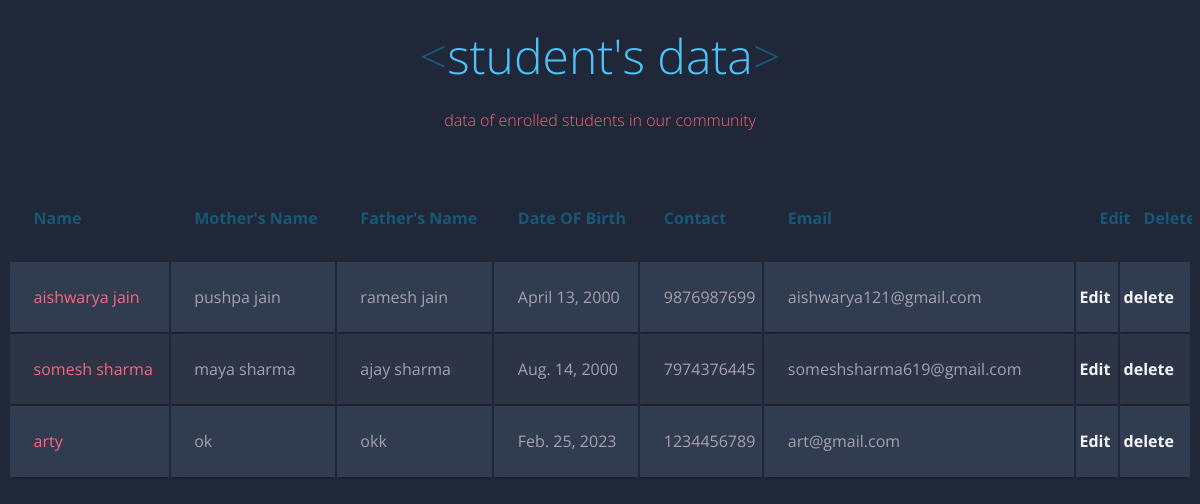
Screenshot of /table/ with the database file from the repository.
### form/models.py (models this page shows)
class data(models.Model):
    name=models.CharField(max_length=200)
    mothername=models.CharField(max_length=200)
    fathername=models.CharField(max_length=200)
    contact=models.IntegerField(max_length=20)
    dob=models.DateField()
    email=models.EmailField(max_length=200)
    password=models.CharField(max_length=200)

### form/views.py (the view)
# urls.py: path('table/',views.table),
def table(request):
    table=data.objects.all()
    return render(request,'table.html',{'data':table})

### form/templates/table.html (shortened to what this page needs)
<!DOCTYPE html>
<html>
<head>
</head>
<body>
    <h1><span class="blue">&lt;</span>student's data<span class="blue">&gt;</span> <span class="yellow"></pan></h1>
        <h2>data of enrolled students in our community <a href="https://github.com/pablorgarcia" target="_blank"></a></h2>
        <table class="container">
            <thead>
                <tr>
                    <th><h1>Name</h1></th>
                    <th><h1>Mother's Name</h1></th>
                    <th><h1>Father's Name</h1></th>
                    <th><h1>Date OF Birth</h1></th>
                    <th><h1>Contact</h1></th>
                    <th><h1>Email</h1></th>
                    <th><h1>Edit</h1></th>
                    <th><h1>Delete</h1></th>
                </tr>
            </thead>
            <tbody>
            {% if data %}
            {% for i in data%}
                <tr>
                    <td>{{i.name}}</td>
                    <td>{{i.mothername}}</td>
                    <td>{{i.fathername}}</td>
                    <td>{{i.dob}}</td>
                    <td>{{i.contact}}</td>
                    <td>{{i.email}}</td>
                    <td><a href="/updateform/{{i.id}}/" id="edit" class="btn btn-primary">Edit</a></td>
                    <td><a href="{% url 'delete' i.pk %}" type="submit" id="edit" class="btn btn-danger shadow btn-xs sharp me-1"
                    data-bs-target="#delete" ... onclick="return confirm('Are you sure you want to delete this?') ">delete
                                                                               </a></td>
                </tr>
                {% endfor %}
            {% endif%}
            </tbody>
        </table>
</body>
</html>

### form/templates/table.html (style rules this page uses)
body { font-family: 'Open Sans', sans-serif; font-weight: 300; line-height: 1.42em; color:#A7A1AE; background-color:#1F2739; }
h1 { font-size:3em; font-weight: 300; line-height:1em; text-align: center; color: #4DC3FA; }
h2 { font-size:1em; font-weight: 300; text-align: center; display: block; line-height:1em; padding-bottom: 2em; color: #FB667A; }
.blue { color: #185875; }
.container th h1 { font-weight: bold; font-size: 1em; text-align: left; color: #185875; }
.container td { font-weight: normal; font-size: 1em; -webkit-box-shadow: 0 2px 2px -2px #0E1119; -moz-box-shadow: 0 2px 2px -2px #0E1119; box-shadow: 0 2px 2px -2px #0E1119; }
.container { text-align: left; overflow: hidden; width: 100%; margin: 0 auto; display: table; padding: 0 0 8em 0; }
.container td, .container th { padding-bottom: 2%; padding-top: 2%; padding-left:2%; }
.container tr:nth-child(odd) { background-color: #323C50; }
.container tr:nth-child(even) { background-color: #2C3446; }
.container th { background-color: #1F2739; }
.container td:first-child { color: #FB667A; }
#edit { color:whitesmoke; position: relative; right:20px; text-decoration:none; font-weight: bold; }

### rows the page displays
data: name "aishwarya jain", mothername "pushpa jain", fathername "ramesh jain", dob "April 13, 2000", contact "9876987699", email "aishwarya121@gmail.com"
data: name "somesh sharma", mothername "maya sharma", fathername "ajay sharma", dob "Aug. 14, 2000", contact "7974376445", email "someshsharma619@gmail.com"
data: name "arty", mothername "ok", fathername "okk", dob "Feb. 25, 2023", contact "1234456789", email "art@gmail.com"
